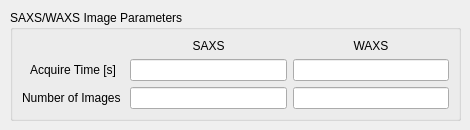
    <widget class="QWidget" name="tab_11">
     <attribute name="title">
      <string>SAXS/WAXS parameters</string>
     </attribute>
     <widget class="QGroupBox" name="groupBox_9">
      <property name="geometry">
       <rect>
        <x>10</x>
        <y>10</y>
        <width>451</width>
        <height>111</height>
       </rect>
      </property>
      <property name="title">
       <string>SAXS/WAXS Image Parameters</string>
      </property>
      <layout class="QGridLayout" name="gridLayout_4">
       <item row="0" column="1">
        <widget class="QLabel" name="label_83">
         <property name="text">
          <string>SAXS</string>
         </property>
         <property name="alignment">
          <set>Qt::AlignCenter</set>
         </property>
        </widget>
       </item>
       <item row="0" column="2">
        <widget class="QLabel" name="label_84">
         <property name="text">
          <string>WAXS</string>
         </property>
         <property name="alignment">
          <set>Qt::AlignCenter</set>
         </property>
        </widget>
       </item>
       <item row="1" column="0">
        <widget class="QLabel" name="label_82">
         <property name="font">
          <font>
           <pointsize>9</pointsize>
          </font>
         </property>
         <property name="text">
          <string>Acquire Time [s]</string>
         </property>
         <property name="alignment">
          <set>Qt::AlignCenter</set>
         </property>
        </widget>
       </item>
       <item row="1" column="1">
        <widget class="caTextEntry" name="catextentry_87">
         <property name="sizePolicy">
          <sizepolicy hsizetype="Expanding" vsizetype="Expanding">
           <horstretch>0</horstretch>
           <verstretch>0</verstretch>
          </sizepolicy>
         </property>
         <property name="channel" stdset="0">
          <string notr="true">9idcLAX:USAXS_Pin:AcquireTime</string>
         </property>
         <property name="background">
          <color>
           <red>115</red>
           <green>215</green>
           <blue>253</blue>
          </color>
         </property>
         <property name="colorMode">
          <enum>caLineEdit::Static</enum>
         </property>
        </widget>
       </item>
       <item row="1" column="2">
        <widget class="caTextEntry" name="catextentry_88">
         <property name="sizePolicy">
          <sizepolicy hsizetype="Expanding" vsizetype="Expanding">
           <horstretch>0</horstretch>
           <verstretch>0</verstretch>
          </sizepolicy>
         </property>
         <property name="channel" stdset="0">
          <string notr="true">9idcLAX:USAXS_WAXS:AcquireTime</string>
         </property>
         <property name="background">
          <color>
           <red>115</red>
           <green>215</green>
           <blue>253</blue>
          </color>
         </property>
         <property name="colorMode">
          <enum>caLineEdit::Static</enum>
         </property>
        </widget>
       </item>
       <item row="2" column="0">
        <widget class="QLabel" name="label_95">
         <property name="font">
          <font>
           <pointsize>9</pointsize>
          </font>
         </property>
         <property name="text">
          <string>&lt;html&gt;&lt;head/&gt;&lt;body&gt;&lt;p&gt;Number of Images &lt;/p&gt;&lt;/body&gt;&lt;/html&gt;</string>
         </property>
         <property name="alignment">
          <set>Qt::AlignCenter</set>
         </property>
        </widget>
       </item>
       <item row="2" column="1">
        <widget class="caTextEntry" name="catextentry_89">
         <property name="sizePolicy">
          <sizepolicy hsizetype="Expanding" vsizetype="Expanding">
           <horstretch>0</horstretch>
           <verstretch>0</verstretch>
          </sizepolicy>
         </property>
         <property name="channel" stdset="0">
          <string notr="true">9idcLAX:USAXS_Pin:NumImages</string>
         </property>
         <property name="background">
          <color>
           <red>115</red>
           <green>215</green>
           <blue>253</blue>
          </color>
         </property>
         <property name="colorMode">
          <enum>caLineEdit::Static</enum>
         </property>
        </widget>
       </item>
       <item row="2" column="2">
        <widget class="caTextEntry" name="catextentry_90">
         <property name="sizePolicy">
          <sizepolicy hsizetype="Expanding" vsizetype="Expanding">
           <horstretch>0</horstretch>
           <verstretch>0</verstretch>
          </sizepolicy>
         </property>
         <property name="channel" stdset="0">
          <string notr="true">9idcLAX:USAXS_WAXS:NumImages</string>
         </property>
         <property name="background">
          <color>
           <red>115</red>
           <green>215</green>
           <blue>253</blue>
          </color>
         </property>
         <property name="colorMode">
          <enum>caLineEdit::Static</enum>
         </property>
        </widget>
       </item>
      </layout>
     </widget>
    </widget>
